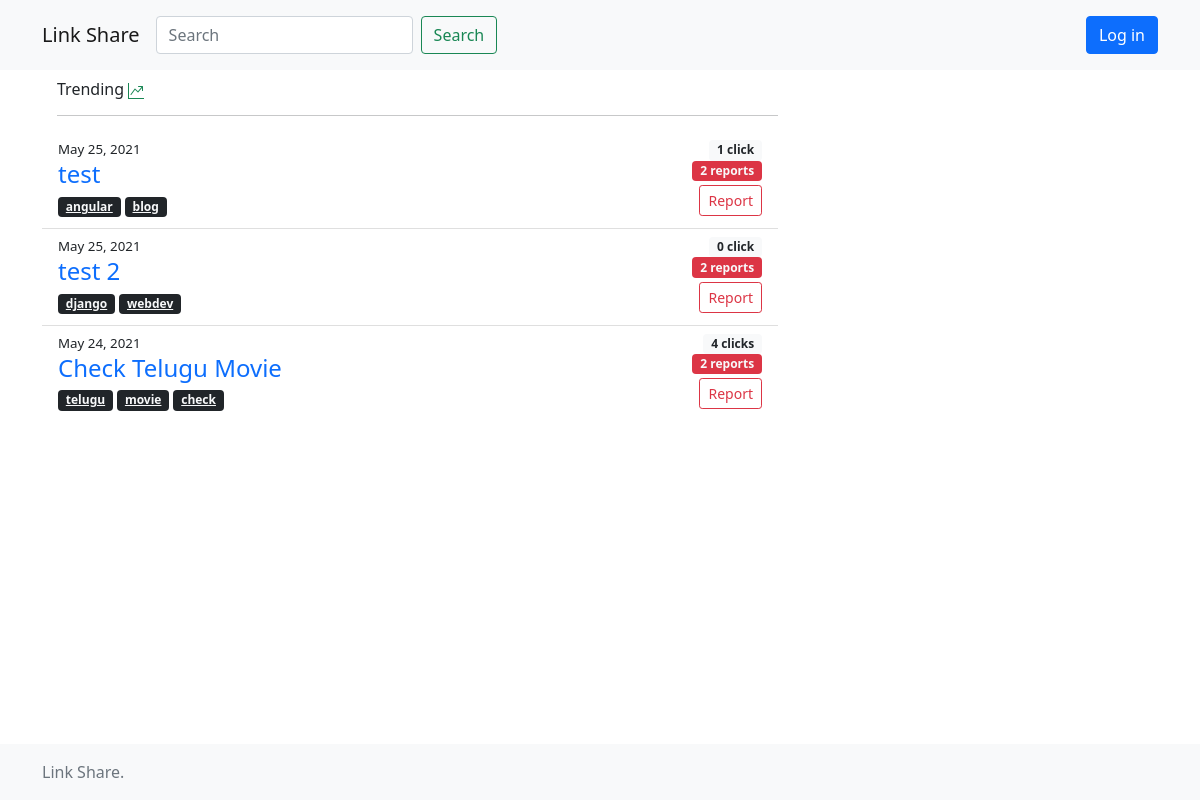
Before: / with the older database file.
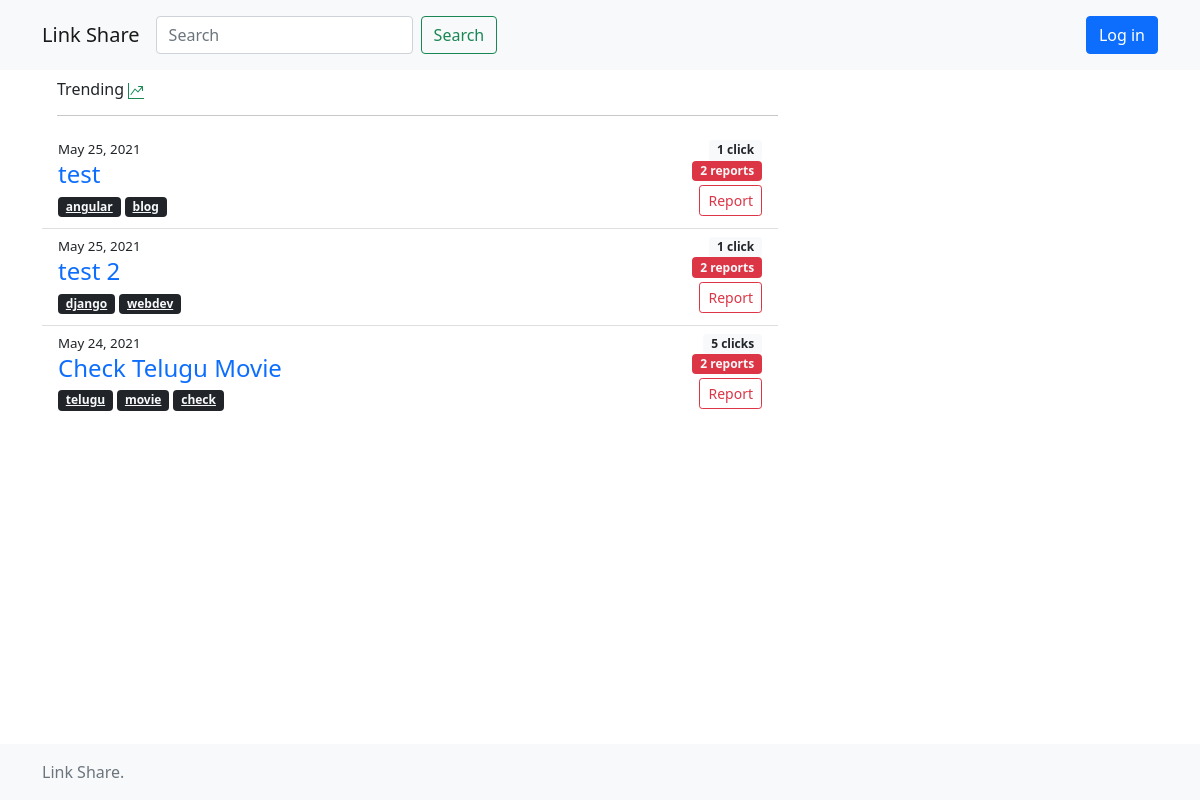
After: the same page with the newer database file.
### mainapp/models.py (models this page shows, shortened)
class Link(models.Model):
    title = models.CharField(max_length=200)
    link = models.URLField(max_length=200)
    urlslug = models.CharField(max_length=15,null=True)
    reported_by = models.ManyToManyField(User,related_name='reported_by',blank=True)
    clicks = models.IntegerField(default=0)
    date = models.DateField(auto_now_add=True)
    uploaded_by = models.ForeignKey(User,on_delete=models.CASCADE,related_name='uploaded_by')
    tags = TaggableManager()

### mainapp/views.py (the view)
# urls.py: path('',views.home_view,name='home'),
def home_view(request,tag=""):
    form = LinkForm()
    link_list=[]
    if tag != "":
        link_list = Link.objects.filter(tags__name=tag).order_by('-date')
        keyword=""
    else:
        if request.method == 'GET':
            keyword = request.GET.get('search')
            if keyword is not None and keyword != "":
                link_list = Link.objects.filter(Q(title__startswith=keyword)|Q(title__icontains=keyword)|Q(tags__name=keyword)).distinct().order_by('-date')
            else:
                link_list = Link.objects.all().order_by('-date')
    paginator = Paginator(link_list, 10)
    page_number = request.GET.get('page')
    links = paginator.get_page(page_number)
    return render(request,'mainapp/home.html',{"form":form,"links":links,"search":keyword or "","tag":tag})

### mainapp/forms.py
class LinkForm(forms.ModelForm):
    class Meta:
        model = Link
        exclude = ('uploaded_by','likes','dislikes','clicks','urlslug','reported_by')

### templates/mainapp/home.html (shortened to what this page needs)
{% extends 'base.html' %}
{% load crispy_forms_tags %}
{% block content %}
{% include 'mainapp/navbar.html' %}
<div class="container">
    <div class="row">
        <div class="col col-lg-8">
            <ul class="list-group list-group-flush">
                {% block name %}
                <h6 style="margin-left:15px;margin-top:10px;margin-bottom: 0;">
                    {% if tag %}
                    Tagged links for "{{ tag }}""
                    {% else %}
                    {% if search == "" %}
                    Trending
                    {% else %}
                    Search results for "{{ search }}"
                    {% endif %}
                    {% endif %}
                    <hr>
                </h6>
                {% endblock %}
                {% for link in links %}
                <li class="list-group-item">
                    <div class="row">
                        <div class="col col-8">
                            <p style="font-size: smaller;" class="m-0">{{ link.date }}</p>
                            <h4 class="mb-1" style="transform: rotate(0);"><a target="_blank"
                                    class="text-decoration-none stretched-link btn-outline-white"
                                    href="{% url 'mainapp:click' link.urlslug %}">{{ link.title }}</a></h4>
                            {% for tag in link.tags.all %}
                            <a class="badge bg-dark text-light" style="cursor: pointer;"
                                href="{% url 'mainapp:tag' tag.name %}">{{ tag }}</a>
                            {% endfor %}
                        </div>
                        <div class="col col-4 d-flex flex-column align-items-end justify-content-center">
                            <span class="badge bg-light text-dark">{{ link.clicks }} {% if link.clicks > 1 %} clicks
                                {% else %} click{% endif %}</span>
                            <span class="badge bg-danger text-light" id="span_{{ link.urlslug }}">{{ link.reported_by.count }} {% if link.reported_by.count > 1 %} reports
                                {% else %} report {% endif %} </span>
                            {% if request.user not in link.reported_by.all %}
                            {% csrf_token %}<button class="btn btn-sm btn-outline-danger my-1"
                                value="{{ link.urlslug }}" id="btn_{{ link.urlslug }}"
                                onclick="reportLink(this.value);">Report</button>
                            {% endif %}
                        </div>
                    </div>
                </li>
                {% empty %}
                <li class="list-group-item">No results found</li>
                {% endfor %}
            </ul>
        </div>
    </div>
</div>
{% endblock %}

Changed rows visible on the page:
changed Link "test 2": clicks "0" → "1"
changed Link "Check Telugu Movie": clicks "4" → "5"
